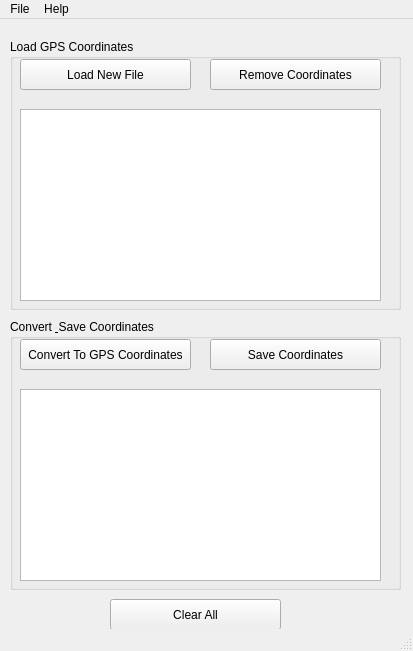
<?xml version="1.0" encoding="UTF-8"?>
<ui version="4.0">
 <class>MainWindow</class>
 <widget class="QMainWindow" name="MainWindow">
  <property name="geometry">
   <rect>
    <x>0</x>
    <y>0</y>
    <width>413</width>
    <height>651</height>
   </rect>
  </property>
  <property name="windowTitle">
   <string>GPS Coordinate Converter</string>
  </property>
  <widget class="QWidget" name="centralwidget">
   <widget class="QGroupBox" name="groupBox">
    <property name="geometry">
     <rect>
      <x>10</x>
      <y>300</y>
      <width>391</width>
      <height>271</height>
     </rect>
    </property>
    <property name="title">
     <string>Convert &amp; Save Coordinates</string>
    </property>
    <widget class="QListWidget" name="convertedList">
     <property name="geometry">
      <rect>
       <x>10</x>
       <y>70</y>
       <width>361</width>
       <height>192</height>
      </rect>
     </property>
    </widget>
    <widget class="QPushButton" name="btnSaveCoordinates">
     <property name="geometry">
      <rect>
       <x>200</x>
       <y>20</y>
       <width>171</width>
       <height>31</height>
      </rect>
     </property>
     <property name="text">
      <string>Save Coordinates</string>
     </property>
    </widget>
    <widget class="QPushButton" name="btnConvertToGPSCoordinates">
     <property name="geometry">
      <rect>
       <x>10</x>
       <y>20</y>
       <width>171</width>
       <height>31</height>
      </rect>
     </property>
     <property name="text">
      <string>Convert To GPS Coordinates</string>
     </property>
    </widget>
   </widget>
   <widget class="QGroupBox" name="groupBox_2">
    <property name="geometry">
     <rect>
      <x>10</x>
      <y>20</y>
      <width>391</width>
      <height>271</height>
     </rect>
    </property>
    <property name="title">
     <string>Load GPS Coordinates</string>
    </property>
    <widget class="QPushButton" name="btnRemoveCoordinates">
     <property name="geometry">
      <rect>
       <x>200</x>
       <y>20</y>
       <width>171</width>
       <height>31</height>
      </rect>
     </property>
     <property name="text">
      <string>Remove Coordinates</string>
     </property>
    </widget>
    <widget class="QListWidget" name="loadList">
     <property name="geometry">
      <rect>
       <x>10</x>
       <y>70</y>
       <width>361</width>
       <height>192</height>
      </rect>
     </property>
    </widget>
    <widget class="QPushButton" name="btnLoadNewFile">
     <property name="geometry">
      <rect>
       <x>10</x>
       <y>20</y>
       <width>171</width>
       <height>31</height>
      </rect>
     </property>
     <property name="text">
      <string>Load New File</string>
     </property>
    </widget>
   </widget>
   <widget class="QPushButton" name="btnClearAll">
    <property name="geometry">
     <rect>
      <x>110</x>
      <y>580</y>
      <width>171</width>
      <height>31</height>
     </rect>
    </property>
    <property name="text">
     <string>Clear All</string>
    </property>
   </widget>
  </widget>
  <widget class="QMenuBar" name="menubar">
   <property name="geometry">
    <rect>
     <x>0</x>
     <y>0</y>
     <width>413</width>
     <height>21</height>
    </rect>
   </property>
   <widget class="QMenu" name="menuFile">
    <property name="title">
     <string>File</string>
    </property>
    <addaction name="actionLoad_New_File"/>
    <addaction name="actionSave"/>
    <addaction name="actionExit"/>
   </widget>
   <widget class="QMenu" name="menuHelp">
    <property name="title">
     <string>Help</string>
    </property>
    <addaction name="actionAbout"/>
   </widget>
   <addaction name="menuFile"/>
   <addaction name="menuHelp"/>
  </widget>
  <widget class="QStatusBar" name="statusbar"/>
  <action name="actionExit">
   <property name="text">
    <string>Exit</string>
   </property>
  </action>
  <action name="actionLoad_New_File">
   <property name="text">
    <string>Load New File</string>
   </property>
  </action>
  <action name="actionSave">
   <property name="text">
    <string>Save</string>
   </property>
  </action>
  <action name="actionAbout">
   <property name="text">
    <string>About</string>
   </property>
  </action>
 </widget>
 <resources/>
 <connections/>
</ui>
